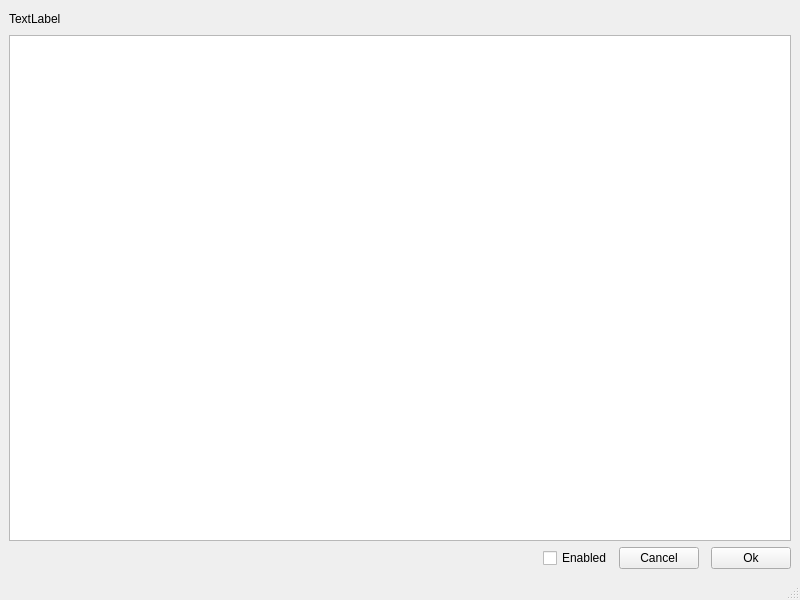
<?xml version="1.0" encoding="UTF-8"?>
<ui version="4.0">
 <class>capabilityform</class>
 <widget class="QMainWindow" name="capabilityform">
  <property name="geometry">
   <rect>
    <x>0</x>
    <y>0</y>
    <width>800</width>
    <height>600</height>
   </rect>
  </property>
  <property name="windowTitle">
   <string>capabilityForm</string>
  </property>
  <widget class="QWidget" name="centralwidget">
   <layout class="QVBoxLayout" name="verticalLayout">
    <item>
     <layout class="QHBoxLayout" name="horizontalLayout">
      <item>
       <widget class="QLabel" name="capName">
        <property name="text">
         <string>TextLabel</string>
        </property>
       </widget>
      </item>
      <item>
       <spacer name="horizontalSpacer">
        <property name="orientation">
         <enum>Qt::Orientation::Horizontal</enum>
        </property>
        <property name="sizeHint" stdset="0">
         <size>
          <width>40</width>
          <height>20</height>
         </size>
        </property>
       </spacer>
      </item>
     </layout>
    </item>
    <item>
     <widget class="QTextEdit" name="explanation">
      <property name="readOnly">
       <bool>true</bool>
      </property>
     </widget>
    </item>
    <item>
     <layout class="QHBoxLayout" name="horizontalLayout_2">
      <item>
       <spacer name="horizontalSpacer_3">
        <property name="orientation">
         <enum>Qt::Orientation::Horizontal</enum>
        </property>
        <property name="sizeHint" stdset="0">
         <size>
          <width>40</width>
          <height>20</height>
         </size>
        </property>
       </spacer>
      </item>
      <item>
       <widget class="QCheckBox" name="isEnabled">
        <property name="text">
         <string>Enabled</string>
        </property>
       </widget>
      </item>
      <item>
       <widget class="QPushButton" name="cancel">
        <property name="text">
         <string>Cancel</string>
        </property>
       </widget>
      </item>
      <item>
       <widget class="Line" name="line">
        <property name="orientation">
         <enum>Qt::Orientation::Horizontal</enum>
        </property>
       </widget>
      </item>
      <item>
       <widget class="QPushButton" name="ok">
        <property name="text">
         <string>Ok</string>
        </property>
       </widget>
      </item>
     </layout>
    </item>
   </layout>
  </widget>
  <widget class="QMenuBar" name="menubar">
   <property name="geometry">
    <rect>
     <x>0</x>
     <y>0</y>
     <width>800</width>
     <height>23</height>
    </rect>
   </property>
  </widget>
  <widget class="QStatusBar" name="statusbar"/>
 </widget>
 <resources/>
 <connections/>
</ui>
